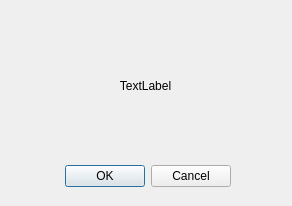
<?xml version="1.0" encoding="UTF-8"?>
<ui version="4.0">
 <class>Dialog</class>
 <widget class="QDialog" name="Dialog">
  <property name="geometry">
   <rect>
    <x>0</x>
    <y>0</y>
    <width>292</width>
    <height>206</height>
   </rect>
  </property>
  <property name="windowTitle">
   <string>Upgrade</string>
  </property>
  <widget class="QDialogButtonBox" name="buttonBox">
   <property name="geometry">
    <rect>
     <x>60</x>
     <y>160</y>
     <width>171</width>
     <height>32</height>
    </rect>
   </property>
   <property name="orientation">
    <enum>Qt::Horizontal</enum>
   </property>
   <property name="standardButtons">
    <set>QDialogButtonBox::Cancel|QDialogButtonBox::Ok</set>
   </property>
  </widget>
  <widget class="QLabel" name="label">
   <property name="geometry">
    <rect>
     <x>30</x>
     <y>30</y>
     <width>231</width>
     <height>111</height>
    </rect>
   </property>
   <property name="text">
    <string>TextLabel</string>
   </property>
   <property name="alignment">
    <set>Qt::AlignCenter</set>
   </property>
  </widget>
 </widget>
 <resources/>
 <connections>
  <connection>
   <sender>buttonBox</sender>
   <signal>accepted()</signal>
   <receiver>Dialog</receiver>
   <slot>accept()</slot>
   <hints>
    <hint type="sourcelabel">
     <x>248</x>
     <y>254</y>
    </hint>
    <hint type="destinationlabel">
     <x>157</x>
     <y>274</y>
    </hint>
   </hints>
  </connection>
  <connection>
   <sender>buttonBox</sender>
   <signal>rejected()</signal>
   <receiver>Dialog</receiver>
   <slot>reject()</slot>
   <hints>
    <hint type="sourcelabel">
     <x>316</x>
     <y>260</y>
    </hint>
    <hint type="destinationlabel">
     <x>286</x>
     <y>274</y>
    </hint>
   </hints>
  </connection>
 </connections>
</ui>
